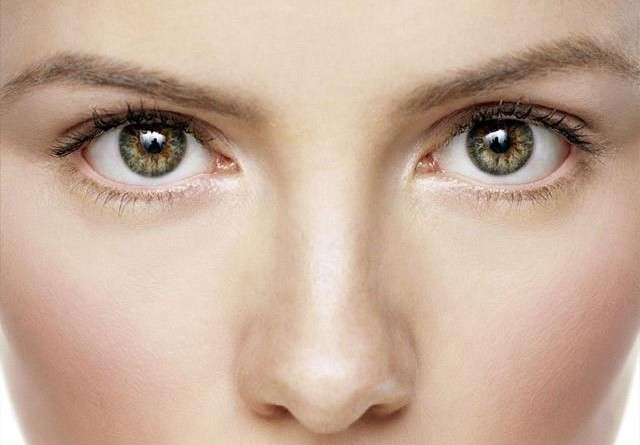
#> input picture hello/opencv/Hough_Line_Transform/detector/eyes2.jpg, 640 x 445 px
$ python HoughCircles.py
#> lines starting #> are read from the running program, lines starting #| are printed output that depends on the picture; after the words box and inside, x2 and y2 are one past the last pixel; in counts of white or black regions, pixels touching at a corner belong together
# Read image as gray-scale
import cv2 as cv
import numpy as np
img = cv.imread('eyes2.jpg', cv.IMREAD_COLOR)
#> img is the input picture: shape (445, 640, 3); mean B, G, R 154.4, 172.9, 199.6
# Convert to gray-scale
gray = cv.cvtColor(img, cv.COLOR_BGR2GRAY)
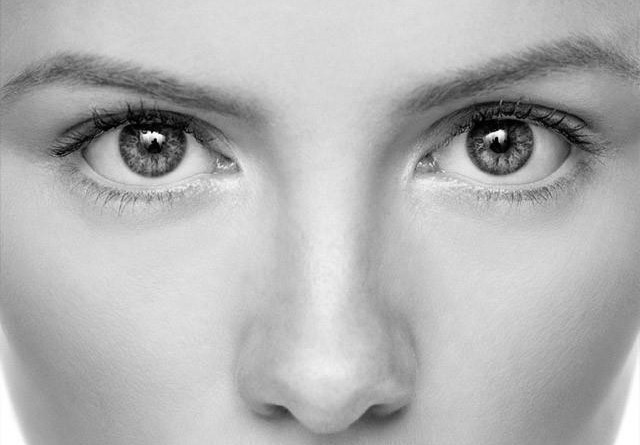
#> gray: shape (445, 640); min 0, max 255, mean 178.8
# Blur the image to reduce noise
img_blur = cv.medianBlur(gray, 5)
# edges = cv.Canny(gray, 50, 150, apertureSize=3)
# Apply hough transform on the image
circles = cv.HoughCircles(img_blur, cv.HOUGH_GRADIENT, 1, img.shape[0]/64, param1=200, param2=10, minRadius=30, maxRadius=32)
#> circles = [[497.5, 143.5, 31.4], [151.5, 146.5, 31.4]]
# Draw detected circles
if circles is not None:
    circles = np.uint16(np.around(circles))
#> circles = [[498, 144, 31], [152, 146, 31]]
    for i in circles[0, :]:
        # Draw outer circle
        cv.circle(img, (i[0], i[1]), i[2], (0, 255, 0), 2)
        # Draw inner circle
        cv.circle(img, (i[0], i[1]), 2, (0, 0, 255), 3)
#> this loop made 2 passes
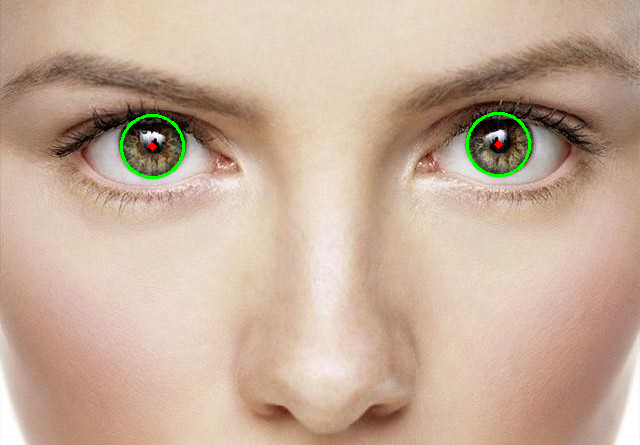
#> img: shape (445, 640, 3); 0.45% of pixels changed, all inside (x1, y1, x2, y2) = (120, 112, 531, 179)

cv.imshow('img2', img)
# cv.imshow('img', edges)
cv.waitKey(0)
cv.destroyAllWindows()

$ run again, with hello/opencv/Hough_Line_Transform/detector/eye2.jpg copied over hello/opencv/Hough_Line_Transform/detector/eyes2.jpg
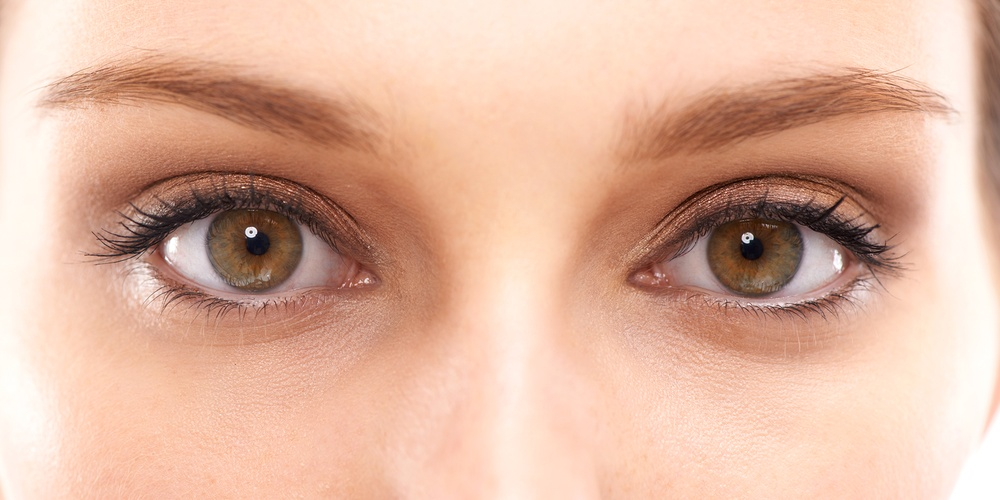
#> input picture hello/opencv/Hough_Line_Transform/detector/eye2.jpg, 1000 x 500 px, shrunk from 2400 x 1200 before the run
#> img is the input picture: shape (500, 1000, 3); mean B, G, R 160, 181.1, 223.3
#> `gray = cv.cvtColor(img, cv.COLOR_BGR2GRAY)`:
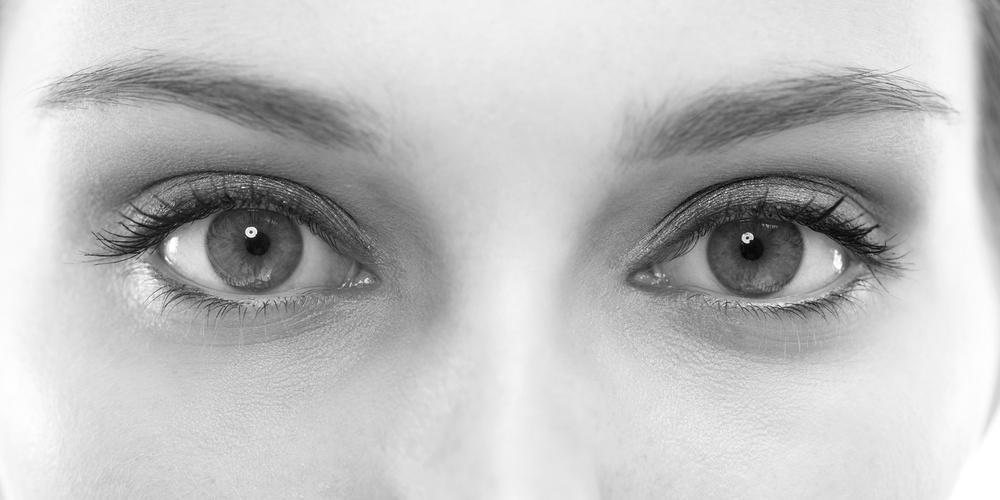
#> gray: shape (500, 1000); min 3, max 255, mean 191.3
#> circles = None
